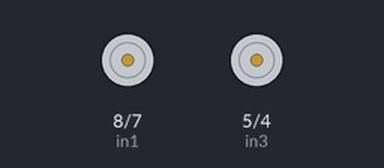
This sketch was run on a simulated Arduino Uno, built with avr-gcc and run on an emulated ATmega328P. On the bench: motor-driver pin pairs drawn as motors (green arrow = first pin HIGH = forward, orange = second pin HIGH = backward, longer = more drive, scaled by the enable pin).

Above: at 0.1 s.
At 10.1 s:
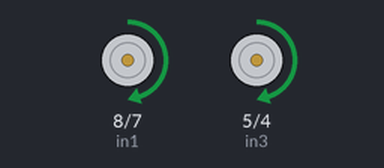
At 19.6 s:
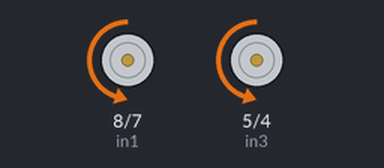
At 37.6 s:
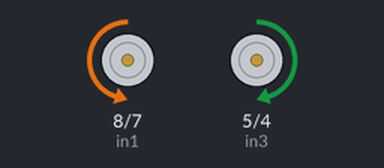
Timing chart, 0 to 39.1 s (numbered marks = the images above):
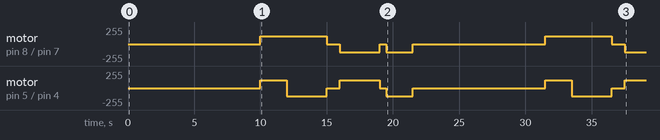

The sketch:

basicCar.ino
```cpp
int i=0;
// -------------- H-bridge connection pins --------
// Motor A

int enA = 9;//pwm pin
int in1 = 8;
int in2 = 7;

// Motor B

int enB = 3;//pwm pin
int in3 = 5;
int in4 = 4;

int speed = 120;// PWM from 0 to 255

void setup() {

  Serial.begin(9600);
  pinMode(enA, OUTPUT);
  pinMode(enB, OUTPUT);
  pinMode(in1, OUTPUT);
  pinMode(in2, OUTPUT);
  pinMode(in3, OUTPUT);
  pinMode(in4, OUTPUT);

}

void loop() {


delay(10000);//count 10sec before starting


forward();
delay(2000);
off();
right();
delay(3000);
off();
delay(1000);
left();
delay(3000);
off();
delay(500);
backward();
delay(2000);
off();
}


//-------------------H-bridge-------------------------------
// car movement functions: enabling required motors with appropriate speeds
void backward(){
  analogWrite(enA, speed);
  digitalWrite(in1, LOW);
  digitalWrite(in2, HIGH);
  analogWrite(enB, speed);
  digitalWrite(in3, LOW);
  digitalWrite(in4, HIGH);

}
void forward(){
  analogWrite(enB, speed);
  analogWrite(enA, speed);
  digitalWrite(in1, HIGH);
  digitalWrite(in2, LOW);
  digitalWrite(in3, HIGH);
  digitalWrite(in4, LOW);
}
void right(){

  analogWrite(enA, speed);
  digitalWrite(in1, HIGH);
  digitalWrite(in2, LOW);
  analogWrite(enB, speed);
  digitalWrite(in3, LOW);
  digitalWrite(in4, HIGH);
}
void left(){

  analogWrite(enA, speed);
  digitalWrite(in1, LOW);
  digitalWrite(in2, HIGH);
  analogWrite(enB, speed);
  digitalWrite(in3, HIGH);
  digitalWrite(in4, LOW);
}
void off(){
  digitalWrite(in1, LOW);
  digitalWrite(in2, LOW);
  digitalWrite(in3, LOW);
  digitalWrite(in4, LOW);
}
```

Measured:
- by itself, motor on pin 8 (in1) / pin 7 (in2): stopped → forward 120/255 at 10.0 s, → stopped 5.0 s later, → backward 120/255 1.0 s later, → stopped 3.0 s later, … (9 changes in this stretch)
- by itself, motor on pin 5 (in3) / pin 4 (in4): stopped → forward 120/255 at 10.0 s, → backward 120/255 2.0 s later, → stopped 3.0 s later, → forward 120/255 1.0 s later, … (11 changes in this stretch)
